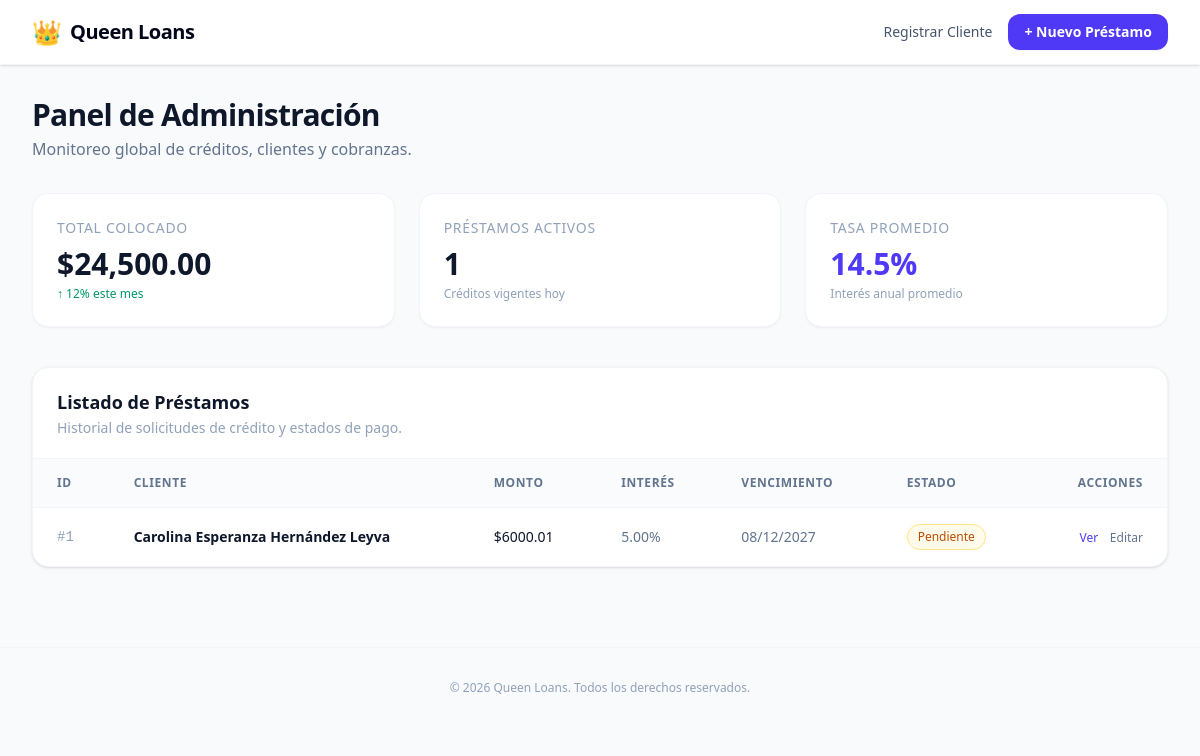
Before: / with the older database file.
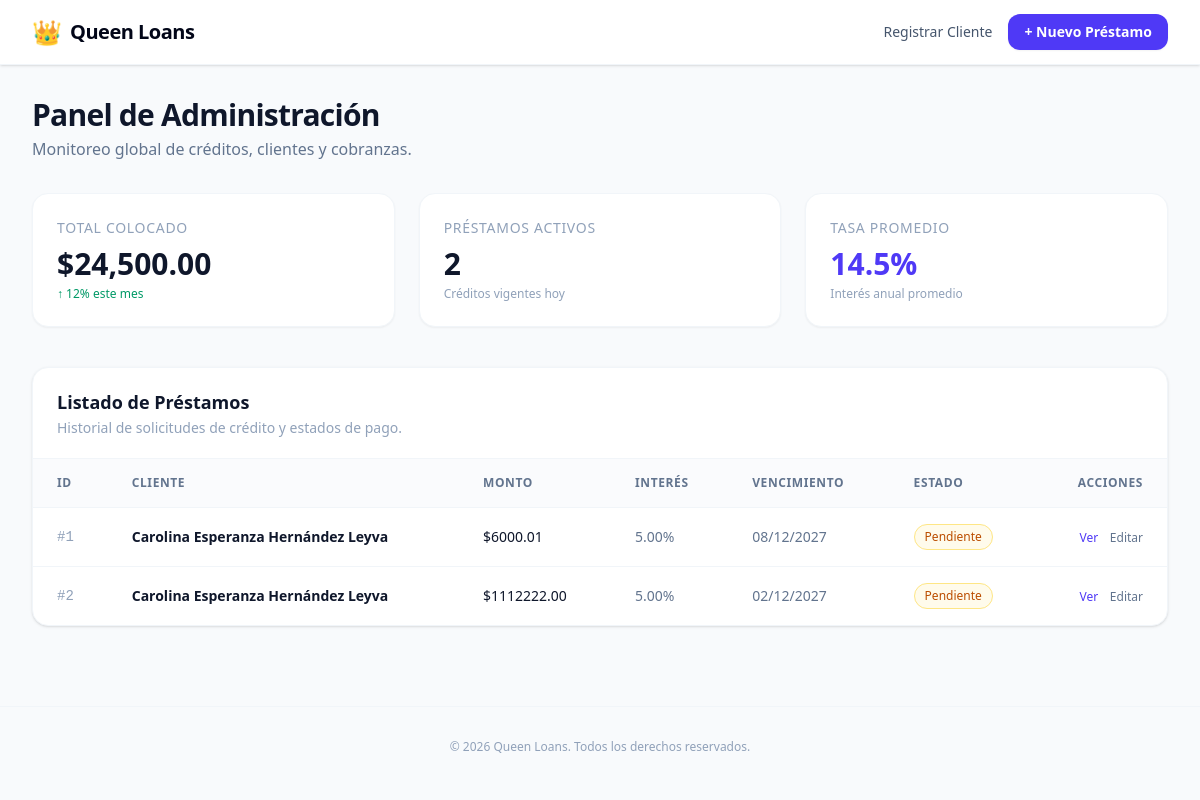
After: the same page with the newer database file.
### loans/models.py (models this page shows, shortened)
class Prestamo(models.Model):
    cliente = models.ForeignKey(Cliente, on_delete=models.CASCADE, related_name="prestamos")
    categorias = models.ManyToManyField(Categoria, related_name="prestamos")
    monto = models.DecimalField(max_digits=10, decimal_places=2)
    tasa_interes = models.DecimalField(max_digits=5, decimal_places=2)
    fecha_inicio = models.DateField(default=timezone.now)
    fecha_vencimiento = models.DateField()
    estado = models.CharField(
        max_length=20,
        choices=[
            ("pendiente", "Pendiente"),
            ("pagado", "Pagado"),
            ("atrasado", "Atrasado"),
        ],
        default="pendiente"
    )

class Cliente(models.Model):
    nombre = models.CharField(max_length=100)
    apellido = models.CharField(max_length=100)
    email = models.EmailField(unique=True)
    telefono = models.CharField(max_length=15, blank=True, null=True)
    direccion = models.TextField(blank=True, null=True)
    fecha_registro = models.DateTimeField(default=timezone.now)
    fecha_nacimiento = models.DateField(null=True, blank=True)

### loans/views.py (the view)
# urls.py: path("", views.loan_list, name="loan_list"),
def loan_list(request):
    prestamos = Prestamo.objects.all()
    return render(request, "loans/home.html", {"prestamos": prestamos})

### loans/templates/loans/home.html (shortened to what this page needs)
<html lang="es">
<head>
    <script src="https://cdn.jsdelivr.net/npm/@tailwindcss/browser@4"></script>
</head><!DOCTYPE html>
<body class="bg-slate-50 min-h-screen antialiased text-slate-800">
    <nav class="bg-white border-b border-slate-100 sticky top-0 z-50 shadow-sm">
        <div class="max-w-7xl mx-auto px-4 sm:px-6 lg:px-8">
            <div class="flex justify-between h-16 items-center">
                <div class="flex items-center gap-2">
                    <span class="text-2xl">👑</span>
                    <span class="text-xl font-black tracking-tight text-slate-950">Queen Loans</span>
                </div>
                <div class="flex items-center gap-4">
                    <a href="{% url 'Loans:register_user' %}" class="text-sm font-medium text-slate-600 hover:text-indigo-600 transition-colors">
                        Registrar Cliente
                    </a>
                    <a href="{% url 'Loans:loan_create' %}" class="bg-indigo-600 hover:bg-indigo-700 text-white text-sm font-semibold px-4 py-2 rounded-xl shadow-xs transition-all cursor-pointer">
                        + Nuevo Préstamo
                    </a>
                </div>
            </div>
        </div>
    </nav>
    <main class="max-w-7xl mx-auto px-4 sm:px-6 lg:px-8 py-8">
        <div class="mb-8">
            <h1 class="text-3xl font-extrabold tracking-tight text-slate-900">Panel de Administración</h1>
            <p class="text-slate-500 mt-1">Monitoreo global de créditos, clientes y cobranzas.</p>
        </div>
        <div class="grid grid-cols-1 md:grid-cols-3 gap-6 mb-10">
            <div class="bg-white p-6 rounded-2xl border border-slate-100 shadow-xs">
                <p class="text-sm font-medium text-slate-400 uppercase tracking-wider">Total Colocado</p>
                <p class="text-3xl font-bold text-slate-900 mt-2">$24,500.00</p>
                <span class="text-xs text-emerald-600 font-medium mt-1 inline-block">↑ 12% este mes</span>
            </div>
            <div class="bg-white p-6 rounded-2xl border border-slate-100 shadow-xs">
                <p class="text-sm font-medium text-slate-400 uppercase tracking-wider">Préstamos Activos</p>
                <p class="text-3xl font-bold text-slate-900 mt-2">{{ prestamos|length }}</p>
                <span class="text-xs text-slate-400 mt-1 inline-block">Créditos vigentes hoy</span>
            </div>
            <div class="bg-white p-6 rounded-2xl border border-slate-100 shadow-xs">
                <p class="text-sm font-medium text-slate-400 uppercase tracking-wider">Tasa Promedio</p>
                <p class="text-3xl font-bold text-indigo-600 mt-2">14.5%</p>
                <span class="text-xs text-slate-400 mt-1 inline-block">Interés anual promedio</span>
            </div>
        </div>
        <div class="bg-white rounded-2xl border border-slate-100 shadow-sm overflow-hidden">
            <div class="px-6 py-5 border-b border-slate-100 flex flex-col sm:flex-row justify-between items-start sm:items-center gap-4">
                <div>
                    <h2 class="text-lg font-bold text-slate-900">Listado de Préstamos</h2>
                    <p class="text-sm text-slate-400 mt-0.5">Historial de solicitudes de crédito y estados de pago.</p>
                </div>
            </div>
            <div class="overflow-x-auto">
                <table class="w-full text-left border-collapse">
                    <thead>
                        <tr class="bg-slate-50/75 border-b border-slate-100 text-xs font-semibold uppercase tracking-wider text-slate-500">
                            <th class="px-6 py-4">ID</th>
                            <th class="px-6 py-4">Cliente</th>
                            <th class="px-6 py-4">Monto</th>
                            <th class="px-6 py-4">Interés</th>
                            <th class="px-6 py-4">Vencimiento</th>
                            <th class="px-6 py-4">Estado</th>
                            <th class="px-6 py-4 text-right">Acciones</th>
                        </tr>
                    </thead>
                    <tbody class="divide-y divide-slate-100 text-sm">
                        {% for prestamo in prestamos %}
                        <tr class="hover:bg-slate-50/50 transition-colors">
                            <td class="px-6 py-4 font-mono font-medium text-slate-400">#{{ prestamo.id }}</td>
                            <td class="px-6 py-4 font-semibold text-slate-900">
                                {{ prestamo.cliente.nombre }} {{ prestamo.cliente.apellido }}
                            </td>
                            <td class="px-6 py-4 font-medium text-slate-900">${{ prestamo.monto }}</td>
                            <td class="px-6 py-4 text-slate-500">{{ prestamo.tasa_interes }}%</td>
                            <td class="px-6 py-4 text-slate-500">{{ prestamo.fecha_vencimiento|date:"d/m/Y" }}</td>
                            <td class="px-6 py-4">
                                {% if prestamo.estado == 'pagado' %}
                                    <span class="inline-flex items-center px-2.5 py-1 rounded-full text-xs font-medium bg-green-50 text-green-700 border border-green-200">Pagado</span>
                                {% elif prestamo.estado == 'atrasado' %}
                                    <span class="inline-flex items-center px-2.5 py-1 rounded-full text-xs font-medium bg-red-50 text-red-700 border border-red-200">Atrasado</span>
                                {% else %}
                                    <span class="inline-flex items-center px-2.5 py-1 rounded-full text-xs font-medium bg-amber-50 text-amber-700 border border-amber-200">Pendiente</span>
                                {% endif %}
                            </td>
                            <td class="px-6 py-4 text-right space-x-2">
                                <a href="{% url 'Loans:loan_detail' prestamo.id %}" class="text-indigo-600 hover:text-indigo-900 font-medium text-xs transition-colors">Ver</a>
                                <a href="{% url 'Loans:loan_update' prestamo.id %}" class="text-slate-500 hover:text-slate-800 font-medium text-xs transition-colors">Editar</a>
                            </td>
                        </tr>
                        {% endfor %}
                    </tbody>
                </table>
            </div>
        </div>
    </main>
    <footer class="max-w-7xl mx-auto px-4 sm:px-6 lg:px-8 py-8 mt-12 border-t border-slate-100 text-center text-xs text-slate-400">
        &copy; 2026 Queen Loans. Todos los derechos reservados.
    </footer>
</body>
</html>

Changed rows visible on the page:
added Prestamo: id "2", cliente.nombre "Carolina Esperanza", cliente.apellido "Hernández Leyva", monto "1112222.00", tasa_interes "5.00", fecha_vencimiento "02/12/2027", estado "Pendiente"
Other visible differences:
{{ prestamos|length }}: "1" → "2"
